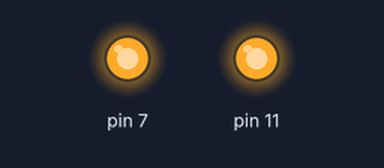
This program was run on a simulated Raspberry Pi (header pin numbers). On the bench: output pins drawn as LEDs (lit = HIGH). What the program prints to the terminal is not drawn. At 2.0 s the program stops and its outputs stay as they are.

Above: at 0.1 s.
At 2.1 s:
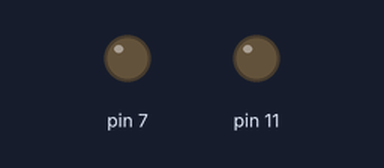
Timing chart, 0 to 3.5 s (numbered marks = the images above):
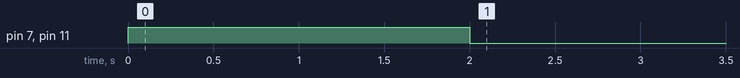

The program:

led_on_off.py
```python
#!/usr/bin/python2.7

"""
------------------------------------------
		License Information
------------------------------------------
        GNU GENERAL PUBLIC LICENSE
        Version 3, 29 June 2007
Copyright (C) 2007 Free Software Foundation, Inc.
https://fsf.org/ Everyone is permitted to copy and
distribute verbatim copies of this license document,
but changing it is not allowed.

Note: For detailed license information,
please read the LICENSE file in the repository[Repository Name: Projects-IoT-Python-Embedded-C]
"""

"""
script name   : led_on_off.py
Functionality : Turn ON/OFF the Raspberry pi Led
Created on    : 21 AUG 2016
"""

__author__ = 'Ganesh'

import RPi.GPIO as gpio
import time

gpio.setmode(gpio.BOARD)
gpio.cleanup()
gpio.setwarnings(False)
gpio.setup(7,gpio.OUT)
gpio.setup(11,gpio.OUT)
print "Lights On"
gpio.output(7,gpio.HIGH)
gpio.output(11,gpio.HIGH)
time.sleep(2)
gpio.output(7,gpio.LOW)
gpio.output(11,gpio.LOW)
```

Measured:
- by itself, pin 7, pin 11: LOW → HIGH at 0.00 s, → LOW 2.0 s later
